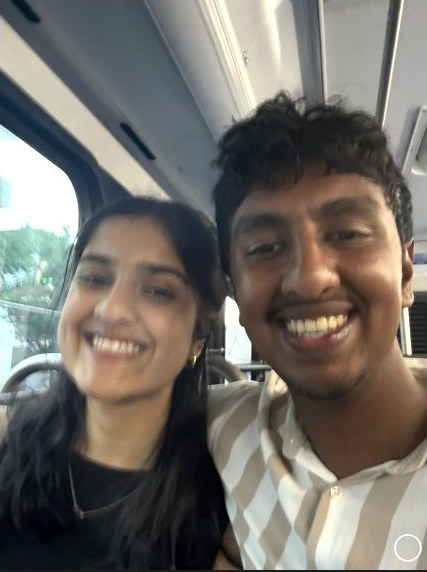
#> input picture data/photo_thumbs_icloud/icloud_0005.jpg, 427 x 572 px
$ python build_icloud_photo_index.py
#> lines starting #> are read from the running program, lines starting #| are printed output that depends on the picture
### scripts/prepare_photos.py
"""Create browser-friendly photo previews and lightweight visual features."""

from __future__ import annotations

import colorsys
import hashlib
import json
from pathlib import Path

from PIL import Image, ImageOps, ImageStat
from pillow_heif import register_heif_opener


PROJECT_ROOT = Path(__file__).resolve().parents[1]
SOURCE_DIR = PROJECT_ROOT / "data" / "photos"
PREVIEW_DIR = PROJECT_ROOT / "data" / "photo_thumbs"
FEATURES_PATH = PROJECT_ROOT / "data" / "photo_features.json"
IMAGE_SUFFIXES = {".jpg", ".jpeg", ".png", ".heic"}
register_heif_opener()
#> (this line was passed over: pillow_heif is not available in this run)


def preview_name(source: Path) -> str:
    fingerprint = hashlib.sha1(source.name.encode("utf-8")).hexdigest()[:10]
    return f"{source.stem}-{fingerprint}.jpg"


def extract_features(path: Path) -> dict[str, float]:
    with Image.open(path) as image:
#> image is the input picture: PIL image 427x572 RGB; mean R, G, B 114.8, 110.4, 104
        sample = image.convert("RGB")
        sample.thumbnail((96, 96))
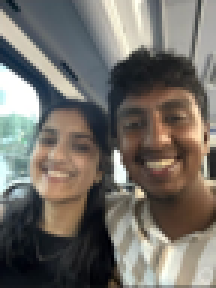
#> sample: PIL image 72x96 RGB (shown 3 times larger); mean R, G, B 114.9, 110.6, 104.2
        red, green, blue = ImageStat.Stat(sample).mean
#> red = 114.9; green = 110.6; blue = 104.2

    hue, saturation, brightness = colorsys.rgb_to_hsv(
        red / 255,
        green / 255,
        blue / 255,
    )
#> hue = 0.0997; saturation = 0.0938; brightness = 0.451
    return {
        "hue": round(hue * 360, 3),
        "saturation": round(saturation, 4),
        "brightness": round(brightness, 4),
    }


# [27 lines left out: function main, not called in this run]


# [2 lines that do not run on import are left out]

### scripts/build_icloud_photo_index.py
"""Build the mood index for the reviewed iCloud Link collection."""

from __future__ import annotations

import json
from pathlib import Path

from prepare_photos import extract_features


PROJECT_ROOT = Path(__file__).resolve().parents[1]
PREVIEW_DIR = PROJECT_ROOT / "data" / "photo_thumbs_icloud"
FEATURES_PATH = PROJECT_ROOT / "data" / "photo_features_icloud.json"

# Manual contact-sheet review: every selectable frame must visibly include
# Neenaur. Exclude guy-only, food-only, scenery/object-only, and unclear frames.
# Item 362 is an unrendered video frame.
EXCLUDED_IDS = {
    10, 11, 29, 30,
    12, 13, 14, 15, 16, 19, 20, 31,
    45, 46, 47, 76, 77, 78, 79, 80,
    81, 82, 83,
    106, 117, 118, 119, 120,
    133, 134, 148, 149, 150, 151, 152, 153, 154, 155,
    168, 175, 176,
    180, 181, 184, 185,
    211, 212, 219, 224, 225, 226, 229, 230, 231, 232, 233,
    238, 239, 240, 241, 247, 248, 249, 250,
    273, 274, 275, 280, 282, 291, 314,
    322, 323, 324, 333, 334, 346,
    340, 362, 372, 375, 376, 377,
}


def main() -> None:
    features = []
    for path in sorted(PREVIEW_DIR.glob("icloud_*.jpg")):
        item_id = int(path.stem.rsplit("_", 1)[1])
        if item_id in EXCLUDED_IDS:
            continue
        features.append(
            {
                "source_name": path.name,
                "preview": path.name,
                **extract_features(path),
            }
        )

    FEATURES_PATH.write_text(json.dumps(features, indent=2) + "\n")
    print(f"Indexed {len(features)} approved photos; excluded {len(EXCLUDED_IDS)} items")
#| Indexed 1 approved photos; excluded 83 items


if __name__ == "__main__":
    main()
